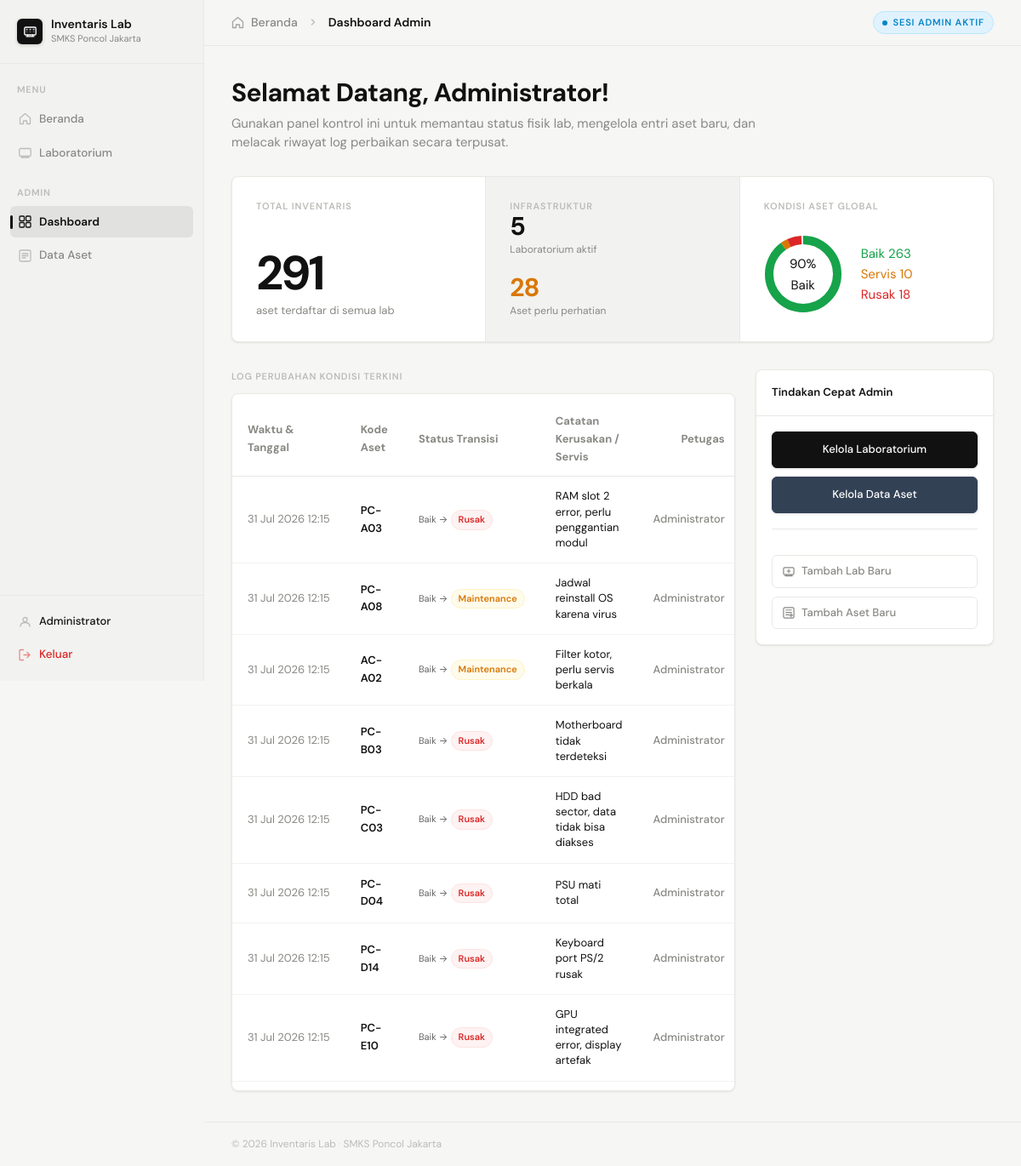
/admin/index.php (signed in), run on the app's committed database.
### tables this page shows
CREATE TABLE `users` (
  `id`           INT UNSIGNED    NOT NULL AUTO_INCREMENT,
  `username`     VARCHAR(50)     NOT NULL UNIQUE,
  `password_hash`VARCHAR(255)    NOT NULL,
  `nama_lengkap` VARCHAR(100)    NOT NULL,
  `role`         ENUM('admin','viewer') NOT NULL DEFAULT 'viewer',
  `created_at`   TIMESTAMP       NOT NULL DEFAULT CURRENT_TIMESTAMP,
  `updated_at`   TIMESTAMP       NOT NULL DEFAULT CURRENT_TIMESTAMP ON UPDATE CURRENT_TIMESTAMP,
  PRIMARY KEY (`id`)
);

CREATE TABLE `kondisi_logs` (
  `id`              INT UNSIGNED    NOT NULL AUTO_INCREMENT,
  `asset_id`        INT UNSIGNED    NOT NULL,
  `kondisi_lama`    ENUM('baik','rusak','maintenance') NOT NULL,
  `kondisi_baru`    ENUM('baik','rusak','maintenance') NOT NULL,
  `catatan`         TEXT,
  `diubah_oleh`     INT UNSIGNED    NOT NULL,    
  `created_at`      TIMESTAMP       NOT NULL DEFAULT CURRENT_TIMESTAMP,
  PRIMARY KEY (`id`),
  FOREIGN KEY (`asset_id`)    REFERENCES `assets`(`id`) ON DELETE CASCADE,
  FOREIGN KEY (`diubah_oleh`) REFERENCES `users`(`id`) ON DELETE RESTRICT
);

CREATE TABLE `assets` (
  `id`              INT UNSIGNED    NOT NULL AUTO_INCREMENT,
  `lab_id`          INT UNSIGNED    NOT NULL,
  `asset_type_id`   INT UNSIGNED    NOT NULL,
  `kode_aset`       VARCHAR(30)     NOT NULL UNIQUE,
  `nama`            VARCHAR(100)    NOT NULL,
  `merk`            VARCHAR(100),
  `model`           VARCHAR(100),
  `serial_number`   VARCHAR(100),
  `harga`           DECIMAL(15,2)   NOT NULL DEFAULT 0.00,
  `tahun_beli`      YEAR            NOT NULL,
  `kondisi`         ENUM('baik','rusak','maintenance') NOT NULL DEFAULT 'baik',
  `keterangan`      TEXT,
  `posisi_x`        TINYINT UNSIGNED NOT NULL DEFAULT 0,
  `posisi_y`        TINYINT UNSIGNED NOT NULL DEFAULT 0,
  `rotasi`          SMALLINT        NOT NULL DEFAULT 0,
  `nama_custom`     VARCHAR(100)    NULL DEFAULT NULL,
  `is_active`       TINYINT(1)      NOT NULL DEFAULT 1,
  `created_at`      TIMESTAMP       NOT NULL DEFAULT CURRENT_TIMESTAMP,
  `updated_at`      TIMESTAMP       NOT NULL DEFAULT CURRENT_TIMESTAMP ON UPDATE CURRENT_TIMESTAMP,
  PRIMARY KEY (`id`),
  FOREIGN KEY (`lab_id`)        REFERENCES `labs`(`id`)        ON DELETE CASCADE ON UPDATE CASCADE,
  FOREIGN KEY (`asset_type_id`) REFERENCES `asset_types`(`id`) ON DELETE RESTRICT ON UPDATE CASCADE
);

### includes/auth.php (called while the page is built, shortened)
<?php
function isLoggedIn(): bool {
    return isset($_SESSION['user_id']) && !empty($_SESSION['user_id']);
}
function currentUser(): array {
    return [
        'id'       => $_SESSION['user_id']       ?? null,
        'username' => $_SESSION['user_username'] ?? '',
        'nama'     => $_SESSION['user_nama']     ?? '',
        'role'     => $_SESSION['user_role']     ?? '',
    ];
}

### config/db.php (called while the page is built, shortened)
<?php
function kondisiBadge(string $kondisi): string {
    return match($kondisi) {
        'baik'        => 'badge-baik',
        'rusak'       => 'badge-rusak',
        'maintenance' => 'badge-maintenance',
        default       => 'badge-baik',
    };
}
function kondisiLabel(string $kondisi): string {
    return match($kondisi) {
        'baik'        => 'Baik',
        'rusak'       => 'Rusak',
        'maintenance' => 'Maintenance',
        default       => 'Tidak Diketahui',
    };
}

### admin/index.php (the view, shortened to what this page needs)
<?php
require_once __DIR__ . '/../config/db.php';
require_once __DIR__ . '/../includes/auth.php';
$activeNav = 'dashboard';
$stmtStats = $pdo->query("
    SELECT
        (SELECT COUNT(*) FROM labs WHERE is_active = 1) AS total_labs,
        (SELECT COUNT(*) FROM assets WHERE is_active = 1) AS total_assets,
        (SELECT COUNT(*) FROM assets WHERE kondisi = 'baik' AND is_active = 1) AS kondisi_baik,
        (SELECT COUNT(*) FROM assets WHERE kondisi = 'maintenance' AND is_active = 1) AS kondisi_maintenance,
        (SELECT COUNT(*) FROM assets WHERE kondisi = 'rusak' AND is_active = 1) AS kondisi_rusak
");
$stats = $stmtStats->fetch();
$stmtLogs = $pdo->query("
    SELECT
        kl.id,
        kl.kondisi_lama,
        kl.kondisi_baru,
        kl.catatan,
        kl.created_at,
        a.kode_aset,
        a.nama AS nama_aset,
        u.nama_lengkap AS nama_admin
    FROM kondisi_logs kl
    JOIN assets a ON a.id = kl.asset_id
    JOIN users u ON u.id = kl.diubah_oleh
    ORDER BY kl.created_at DESC
    LIMIT 8
");
$recentLogs = $stmtLogs->fetchAll();
require_once __DIR__ . '/../includes/header.php';
?>
<div class="topbar">
  <div class="breadcrumb">
    <svg width="15" height="15" viewBox="0 0 15 15" fill="none" style="opacity: 0.75;">
      <path d="M1.5 6.5L7.5 1.5l6 5V13.5h-4V10h-4v3.5h-4V6.5z" stroke="currentColor" stroke-width="1.3" stroke-linejoin="round"/>
    </svg>
    <a href="<?= APP_URL ?>/index.php">Beranda</a>
    <svg width="12" height="12" viewBox="0 0 12 12" fill="none" style="margin: 0 4px; opacity: 0.5;">
      <path d="M4.5 9l3-3-3-3" stroke="currentColor" stroke-width="1.5" stroke-linecap="round" stroke-linejoin="round"/>
    </svg>
    <b>Dashboard Admin</b>
  </div>
  <div class="topbar-right">
    <div class="page-header-pre" style="margin-bottom: 0; background: #e0f2fe; color: #0284c7; border-color: #bae6fd;">
      <span class="pulse-dot" style="background: #0284c7; box-shadow: 0 0 0 0 rgba(2, 132, 199, 0.4);"></span>
      <span>Sesi Admin Aktif</span>
    </div>
  </div>
</div>
<div class="content">
  <div class="page-heading">
    <h1>Selamat Datang, <?= htmlspecialchars(currentUser()['nama']) ?>!</h1>
    <p>Gunakan panel kontrol ini untuk memantau status fisik lab, mengelola entri aset baru, dan melacak riwayat log perbaikan secara terpusat.</p>
  </div>
  <?php
    $totalKondisi = $stats['kondisi_baik'] + $stats['kondisi_maintenance'] + $stats['kondisi_rusak'];
    $pBaik  = $totalKondisi > 0 ? round($stats['kondisi_baik']        / $totalKondisi * 100) : 0;
    $pRusak = $totalKondisi > 0 ? round($stats['kondisi_rusak']       / $totalKondisi * 100) : 0;
    $pMaint = $totalKondisi > 0 ? round($stats['kondisi_maintenance'] / $totalKondisi * 100) : 0;
  ?>
  <div class="overview-block">
    <div class="overview-col overview-col-hero">
      <span class="ov-eyebrow">Total Inventaris</span>
      <div>
        <div class="ov-hero-num"><?= $stats['total_assets'] ?></div>
        <div class="ov-hero-lbl">aset terdaftar di semua lab</div>
      </div>
    </div>
    <div class="overview-col overview-col-stats">
      <span class="ov-eyebrow">Infrastruktur</span>
      <div class="ov-stat-pair">
        <div class="ov-stat">
          <span class="ov-stat-num"><?= $stats['total_labs'] ?></span>
          <span class="ov-stat-lbl">Laboratorium aktif</span>
        </div>
        <div class="ov-stat">
          <span class="ov-stat-num" style="color: var(--amber);"><?= $stats['kondisi_maintenance'] + $stats['kondisi_rusak'] ?></span>
          <span class="ov-stat-lbl">Aset perlu perhatian</span>
        </div>
      </div>
    </div>
    <div class="overview-col overview-col-health">
      <div class="health-label">Kondisi Aset Global</div>
      <?php
        $C = 2 * M_PI * 40;
        $lenBaik  = $C * $pBaik  / 100;
        $lenMaint = $C * $pMaint / 100;
        $lenRusak = $C * $pRusak / 100;
        $offBaik  = 0;
        $offMaint = $lenBaik;
        $offRusak = $lenBaik + $lenMaint;
      ?>
      <div class="health-body">
        <div class="health-donut">
          <svg width="92" height="92" viewBox="0 0 92 92">
            <circle class="donut-track" cx="46" cy="46" r="40" fill="none" stroke-width="10"/>
            <circle class="donut-seg donut-green" cx="46" cy="46" r="40" fill="none" stroke-width="10"
                    stroke-dasharray="<?= $lenBaik ?> <?= $C ?>"
                    stroke-dashoffset="<?= -$offBaik ?>" stroke-linecap="butt"/>
            <circle class="donut-seg donut-amber" cx="46" cy="46" r="40" fill="none" stroke-width="10"
                    stroke-dasharray="<?= $lenMaint ?> <?= $C ?>"
                    stroke-dashoffset="<?= -$offMaint ?>" stroke-linecap="butt"/>
            <circle class="donut-seg donut-red" cx="46" cy="46" r="40" fill="none" stroke-width="10"
                    stroke-dasharray="<?= $lenRusak ?> <?= $C ?>"
                    stroke-dashoffset="<?= -$offRusak ?>" stroke-linecap="butt"/>
          </svg>
          <div class="health-donut-center">
            <span class="health-donut-num"><?= $pBaik ?>%</span>
            <span class="health-donut-lbl">Baik</span>
          </div>
        </div>
        <div class="health-legend">
          <div class="legend-item dot-green">
            <span class="legend-lbl">Baik</span>
            <span class="legend-val"><?= $stats['kondisi_baik'] ?></span>
          </div>
          <div class="legend-item dot-amber">
            <span class="legend-lbl">Servis</span>
            <span class="legend-val"><?= $stats['kondisi_maintenance'] ?></span>
          </div>
          <div class="legend-item dot-red">
            <span class="legend-lbl">Rusak</span>
            <span class="legend-val"><?= $stats['kondisi_rusak'] ?></span>
          </div>
        </div>
      </div>
    </div>
  </div>
  <div class="dashboard-grid" style="grid-template-columns: 1fr 280px; gap: 24px;">
    <div class="dashboard-main">
      <div class="list-header">
        <span class="list-title">Log Perubahan Kondisi Terkini</span>
      </div>
      <div class="lab-list" style="background: var(--bg-surface); padding: 10px 0; box-shadow: var(--shadow-sm); overflow-x: auto;">
        <?php if (empty($recentLogs)): ?>
          <div style="padding: 40px; text-align: center; color: var(--text-muted); font-size: 13.5px;">
            Belum ada log riwayat pemeliharaan terekam dalam sistem.
          </div>
        <?php else: ?>
          <table style="width: 100%; border-collapse: collapse; text-align: left; font-size: 13px;">
            <thead>
              <tr style="border-bottom: 1px solid var(--border); color: var(--text-muted); font-weight: 600;">
                <th style="padding: 12px 18px;">Waktu & Tanggal</th>
                <th style="padding: 12px 18px;">Kode Aset</th>
                <th style="padding: 12px 18px;">Status Transisi</th>
                <th style="padding: 12px 18px;">Catatan Kerusakan / Servis</th>
                <th style="padding: 12px 18px; text-align: right;">Petugas</th>
              </tr>
            </thead>
            <tbody>
              <?php foreach ($recentLogs as $log):
                $dateFormatted = date('d M Y H:i', strtotime($log['created_at']));
                $classKondisi = kondisiBadge($log['kondisi_baru']);
                $labelKondisi = kondisiLabel($log['kondisi_baru']);
                $oldKondisi = kondisiLabel($log['kondisi_lama']);
              ?>
                <tr style="border-bottom: 1px solid var(--bg-subtle);" class="panel-item-row-tr">
                  <td style="padding: 14px 18px; color: var(--text-muted); white-space: nowrap;"><?= $dateFormatted ?></td>
                  <td style="padding: 14px 18px; font-weight: 600; color: var(--text);"><?= htmlspecialchars($log['kode_aset']) ?></td>
                  <td style="padding: 14px 18px; white-space: nowrap;">
                    <span style="font-size: 11px; opacity:0.65;"><?= $oldKondisi ?> &rarr;</span>
                    <span class="badge <?= $classKondisi ?>"><?= $labelKondisi ?></span>
                  </td>
                  <td style="padding: 14px 18px; max-width: 250px; color: var(--text); line-height: 1.4; word-wrap: break-word;">
                    <?= htmlspecialchars($log['catatan'] ?: 'Tidak ada catatan.') ?>
                  </td>
                  <td style="padding: 14px 18px; text-align: right; color: var(--text-muted); white-space: nowrap; font-weight: 500;">
                    <?= htmlspecialchars($log['nama_admin']) ?>
                  </td>
                </tr>
              <?php endforeach; ?>
            </tbody>
          </table>
        <?php endif; ?>
      </div>
    </div>
    <aside class="dashboard-aside">
      <div class="panel">
        <div class="panel-head">
          <span class="panel-title">Tindakan Cepat Admin</span>
        </div>
        <div style="padding: 18px; display: flex; flex-direction: column; gap: 10px;">
          <a href="<?= APP_URL ?>/admin/labs/index.php" class="btn btn-dark" style="justify-content: center; padding: 10px 14px; font-size: 13px;">
            Kelola Laboratorium
          </a>
          <a href="<?= APP_URL ?>/admin/assets/index.php" class="btn btn-dark" style="justify-content: center; padding: 10px 14px; font-size: 13px; background: #334155; border-color: #334155;">
            Kelola Data Aset
          </a>
          <div style="border-top: 1px solid var(--border); margin: 8px 0; padding-top: 12px;"></div>
          <a href="<?= APP_URL ?>/admin/labs/create.php" class="btn" style="justify-content: flex-start; padding: 8px 12px; gap: 8px;">
            Tambah Lab Baru
          </a>
          <a href="<?= APP_URL ?>/admin/assets/create.php" class="btn" style="justify-content: flex-start; padding: 8px 12px; gap: 8px;">
            Tambah Aset Baru
          </a>
        </div>
      </div>
    </aside>
  </div>
</div>
<?php require_once __DIR__ . '/../includes/footer.php'; ?>

### includes/header.php (shortened to what this page needs)
<?php
$activeNav = $activeNav ?? 'home';
$user      = isLoggedIn() ? currentUser() : null;
?>
<!DOCTYPE html>
<html lang="id">
<head>
  <link rel="stylesheet" href="<?= APP_URL ?>/assets/css/style.css" />
</head>
<body>
<aside class="sidebar">
  <div class="sidebar-brand">
    <div class="brand-icon">
    </div>
    <div>
      <div class="brand-name"><?= APP_NAME ?></div>
      <div class="brand-sub">SMKS Poncol Jakarta</div>
    </div>
  </div>
  <nav class="sidebar-nav">
    <div class="nav-label">Menu</div>
    <a href="<?= APP_URL ?>/index.php" class="nav-item <?= $activeNav==='home' ? 'active':'' ?>">
      <svg width="15" height="15" viewBox="0 0 15 15" fill="none">
        <path d="M1.5 6.5L7.5 1.5l6 5V13.5h-4V10h-4v3.5h-4V6.5z" stroke="currentColor" stroke-width="1.3" stroke-linejoin="round"/>
      </svg>
      Beranda
    </a>
    <a href="<?= APP_URL ?>/index.php" class="nav-item <?= $activeNav==='labs' ? 'active':'' ?>">
      <svg width="15" height="15" viewBox="0 0 15 15" fill="none">
        <rect x=".8" y="2.5" width="13.4" height="9" rx="1.3" stroke="currentColor" stroke-width="1.3"/>
        <path d="M4.5 11.5V13M10.5 11.5V13M3 13h9" stroke="currentColor" stroke-width="1.3" stroke-linecap="round"/>
      </svg>
      Laboratorium
    </a>
    <?php if (isLoggedIn()): ?>
    <div class="nav-label" style="margin-top:8px">Admin</div>
    <a href="<?= APP_URL ?>/admin/index.php" class="nav-item <?= $activeNav==='dashboard' ? 'active':'' ?>">
      Dashboard
    </a>
    <a href="<?= APP_URL ?>/admin/assets/index.php" class="nav-item <?= $activeNav==='assets' ? 'active':'' ?>">
      <svg width="15" height="15" viewBox="0 0 15 15" fill="none">
        <rect x="1" y="1" width="13" height="13" rx="1.5" stroke="currentColor" stroke-width="1.3"/>
        <path d="M4 5h7M4 7.5h7M4 10h4" stroke="currentColor" stroke-width="1.3" stroke-linecap="round"/>
      </svg>
      Data Aset
    </a>
    <?php endif; ?>
  </nav>
  <div class="sidebar-bottom">
    <?php if ($user): ?>
    <div class="nav-item" style="cursor:default">
      <svg width="15" height="15" viewBox="0 0 15 15" fill="none">
        <circle cx="7.5" cy="5" r="2.5" stroke="currentColor" stroke-width="1.3"/>
        <path d="M2 13c0-3 2.5-4.5 5.5-4.5S13 10 13 13" stroke="currentColor" stroke-width="1.3" stroke-linecap="round"/>
      </svg>
      <span style="font-size:13px; color:var(--text);"><?= htmlspecialchars($user['nama']) ?></span>
    </div>
    <a href="<?= APP_URL ?>/admin/logout.php" class="nav-item" style="color:var(--red)">
      <svg width="15" height="15" viewBox="0 0 15 15" fill="none">
        <path d="M5.5 1.5H2a1 1 0 00-1 1v10a1 1 0 001 1h3.5M10 10.5l3-3-3-3M13 7.5H6" stroke="currentColor" stroke-width="1.3" stroke-linecap="round" stroke-linejoin="round"/>
      </svg>
      Keluar
    </a>
    <?php endif; ?>
  </div>
</aside>
<div class="page-wrapper">

### admin/index.php (style rules this page uses)
.panel-item-row-tr { transition: background-color 200ms ease; }

### data on the page
users: nama_lengkap "Administrator"
kondisi_logs: created_at "31 Jul 2026 12:15", asset.kode_aset "PC-A03", kondisi_lama "Baik", kondisi_baru "Rusak", catatan "RAM slot 2 error, perlu penggantian modul", diubah_oleh.nama_lengkap "Administrator"
kondisi_logs: created_at "31 Jul 2026 12:15", asset.kode_aset "PC-A08", kondisi_lama "Baik", kondisi_baru "Maintenance", catatan "Jadwal reinstall OS karena virus", diubah_oleh.nama_lengkap "Administrator"
kondisi_logs: created_at "31 Jul 2026 12:15", asset.kode_aset "AC-A02", kondisi_lama "Baik", kondisi_baru "Maintenance", catatan "Filter kotor, perlu servis berkala", diubah_oleh.nama_lengkap "Administrator"
kondisi_logs: created_at "31 Jul 2026 12:15", asset.kode_aset "PC-B03", kondisi_lama "Baik", kondisi_baru "Rusak", catatan "Motherboard tidak terdeteksi", diubah_oleh.nama_lengkap "Administrator"
kondisi_logs: created_at "31 Jul 2026 12:15", asset.kode_aset "PC-C03", kondisi_lama "Baik", kondisi_baru "Rusak", catatan "HDD bad sector, data tidak bisa diakses", diubah_oleh.nama_lengkap "Administrator"
kondisi_logs: created_at "31 Jul 2026 12:15", asset.kode_aset "PC-D04", kondisi_lama "Baik", kondisi_baru "Rusak", catatan "PSU mati total", diubah_oleh.nama_lengkap "Administrator"
kondisi_logs: created_at "31 Jul 2026 12:15", asset.kode_aset "PC-D14", kondisi_lama "Baik", kondisi_baru "Rusak", catatan "Keyboard port PS/2 rusak", diubah_oleh.nama_lengkap "Administrator"
kondisi_logs: created_at "31 Jul 2026 12:15", asset.kode_aset "PC-E10", kondisi_lama "Baik", kondisi_baru "Rusak", catatan "GPU integrated error, display artefak", diubah_oleh.nama_lengkap "Administrator"

### other printed values
APP_NAME "Inventaris Lab"
$stats['total_assets'] "291"
$stats['total_labs'] "5"
$stats['kondisi_maintenance'] + $stats['kondisi_rusak'] "28"
$pBaik "90"
$stats['kondisi_baik'] "263"
$stats['kondisi_maintenance'] "10"
$stats['kondisi_rusak'] "18"
